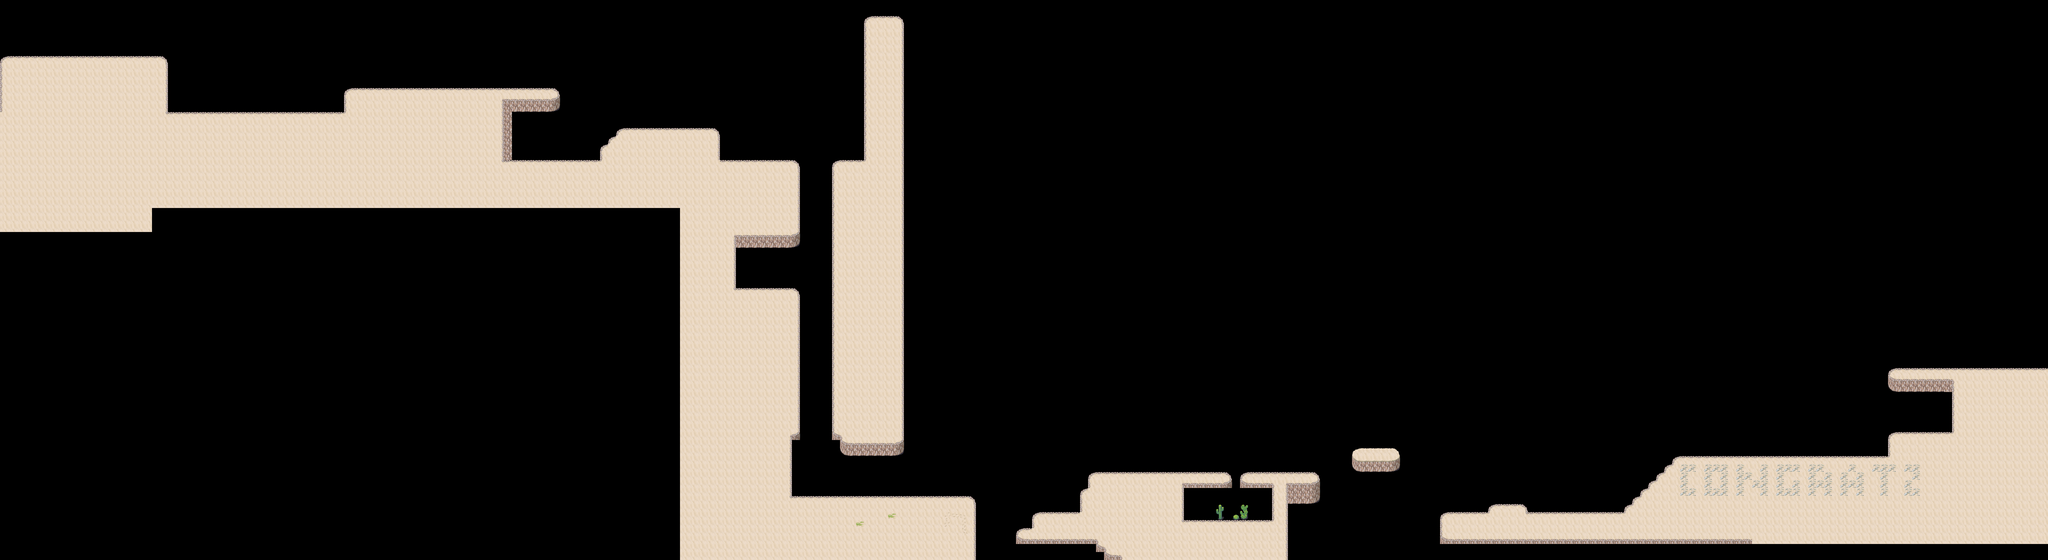

Rendered tile map (Tiled .tmx) drawn with the repository's tilesets; below, a short description and the map source with its tile grids summarised:
An orthogonal 256x70 tile map with 32x32 px tiles, 1 tile layer (Camada de Tiles 1), 2 tilesets and 65 objects (51x coin, 6x shooter, 3x ball_shooter, 3x heart, player, ...).

<map version="1.0" orientation="orthogonal" width="256" height="70" tilewidth="32" tileheight="32">
 <tileset firstgid="1" name="tiles" tilewidth="32" tileheight="32">
  <image source="tiles.png" width="32" height="32" />
 </tileset>
 <tileset firstgid="2" name="desert" tilewidth="32" tileheight="32">
  <image source="desert.png" width="256" height="608" />
  <terraintypes>
   <terrain name="Novo Terreno" tile="-1" />
  </terraintypes>
 </tileset>
 <layer name="Camada de Tiles 1" width="256" height="70">
  <data>[17920 cells, 3675 non-empty, 38 distinct tile ids]</data>
 </layer>
 <objectgroup name="Camada de Objetos 1" width="256" height="70">
  <object name="O1" type="shooter" x="1862" y="216" width="64" height="124" />
  <object name="O2" type="ball_shooter" x="2804" y="354" width="68" height="153" />
  <object type="player" x="697" y="253" width="88" height="176" />
  <object type="coin" x="1248" y="384" width="32" height="32" />
  <object type="coin" x="1313" y="384" width="32" height="32" />
  <object type="coin" x="1187" y="385" width="32" height="32" />
  <object type="coin" x="2051" y="604" width="32" height="32" />
  <object type="coin" x="2051" y="545" width="32" height="32" />
  <object type="coin" x="2116" y="547" width="32" height="32" />
  <object type="coin" x="2115" y="604" width="32" height="32" />
  <object type="coin" x="2180" y="545" width="32" height="32" />
  <object type="coin" x="2177" y="605" width="32" height="32" />
  <object name="O1" type="shooter" x="3018" y="1016" width="64" height="124" />
  <object type="coin" x="3203" y="768" width="32" height="32" />
  <object type="coin" x="3203" y="899" width="32" height="32" />
  <object type="coin" x="3201" y="832" width="32" height="32" />
  <object type="coin" x="3292" y="1224" width="32" height="32" />
  <object type="coin" x="3293" y="1313" width="32" height="32" />
  <object type="coin" x="3297" y="1421" width="32" height="32" />
  <object type="coin" x="3295" y="1505" width="32" height="32" />
  <object type="coin" x="3295" y="1600" width="32" height="32" />
  <object type="coin" x="3231" y="1919" width="32" height="32" />
  <object type="coin" x="3296" y="1919" width="32" height="32" />
  <object type="coin" x="3265" y="1857" width="32" height="32" />
  <object type="heart" x="3396" y="576" width="29" height="33" />
  <object name="O1" type="shooter" x="4608" y="1760" width="64" height="124" />
  <object name="O1" type="shooter" x="4788" y="1953" width="64" height="124" />
  <object name="O1" type="shooter" x="4987" y="1957" width="64" height="124" />
  <object name="O1" type="shooter" x="6388" y="1909" width="64" height="124" />
  <object name="O2" type="ball_shooter" x="5499" y="1636" width="68" height="153" />
  <object name="O2" type="ball_shooter" x="6013" y="1852" width="68" height="153" />
  <object type="heart" x="4924" y="1792" width="29" height="33" />
  <object type="heart" x="6141" y="1952" width="29" height="33" />
  <object type="coin" x="4128" y="2016" width="32" height="32" />
  <object type="coin" x="4242" y="2020" width="32" height="32" />
  <object type="coin" x="4859" y="1824" width="32" height="32" />
  <object type="coin" x="4859" y="1760" width="32" height="32" />
  <object type="coin" x="4923" y="1728" width="32" height="32" />
  <object type="coin" x="4987" y="1760" width="32" height="32" />
  <object type="coin" x="4987" y="1824" width="32" height="32" />
  <object type="coin" x="5755" y="2016" width="32" height="32" />
  <object type="coin" x="6971" y="1664" width="32" height="32" />
  <object type="coin" x="6971" y="1696" width="32" height="32" />
  <object type="coin" x="6971" y="1760" width="32" height="32" />
  <object type="coin" x="6971" y="1728" width="32" height="32" />
  <object type="coin" x="7003" y="1760" width="32" height="32" />
  <object type="coin" x="7035" y="1760" width="32" height="32" />
  <object type="coin" x="7099" y="1664" width="32" height="32" />
  <object type="coin" x="7035" y="1728" width="32" height="32" />
  <object type="coin" x="7035" y="1696" width="32" height="32" />
  <object type="coin" x="7035" y="1664" width="32" height="32" />
  <object type="coin" x="7099" y="1696" width="32" height="32" />
  <object type="coin" x="7099" y="1728" width="32" height="32" />
  <object type="coin" x="7099" y="1760" width="32" height="32" />
  <object type="coin" x="7131" y="1664" width="32" height="32" />
  <object type="coin" x="7163" y="1664" width="32" height="32" />
  <object type="coin" x="7131" y="1728" width="32" height="32" />
  <object type="coin" x="7259" y="1728" width="32" height="32" />
  <object type="coin" x="7227" y="1696" width="32" height="32" />
  <object type="coin" x="7291" y="1664" width="32" height="32" />
  <object type="coin" x="7227" y="1760" width="32" height="32" />
  <object type="coin" x="7259" y="1664" width="32" height="32" />
  <object type="coin" x="7227" y="1664" width="32" height="32" />
  <object type="coin" x="7227" y="1728" width="32" height="32" />
  <object type="capsule" x="7739" y="1632" width="48" height="92" />
 </objectgroup>
</map>
